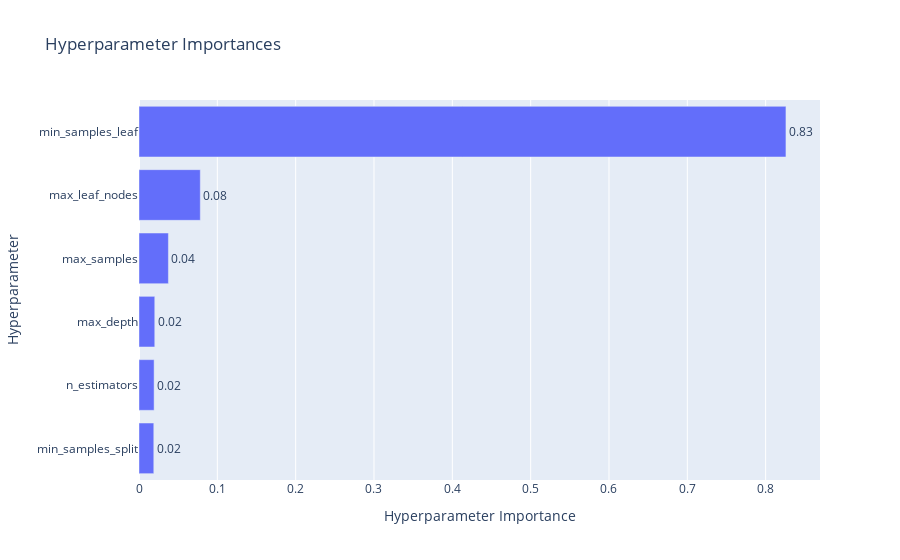

Here is the notebook cell this chart was saved with:
### Code cell
# Plot parameter importances
plot_param_importances(study)

### Figure 1 — Plotly figure (JSON) as saved in the notebook; plotly's stock layout.template omitted (floating-point values rounded to 4 significant figures)
{"data": [{"cliponaxis": false, "hovertemplate": ["min_samples_split (IntDistribution): 0.018877668460518356<extra></extra>", "n_estimators (IntDistribution): 0.019292837079430625<extra></extra>", "max_depth (IntDistribution): 0.020130381647853697<extra></extra>", "max_samples (IntDistribution): 0.03752756975668609<extra></extra>", "max_leaf_nodes (IntDistribution): 0.07826026674892494<extra></extra>", "min_samples_leaf (IntDistribution): 0.8259112763065861<extra></extra>"], "name": "Objective Value", "orientation": "h", "text": ["0.02", "0.02", "0.02", "0.04", "0.08", "0.83"], "textposition": "outside", "type": "bar", "x": [0.01888, 0.01929, 0.02013, 0.03753, 0.07826, 0.8259], "y": ["min_samples_split", "n_estimators", "max_depth", "max_samples", "max_leaf_nodes", "min_samples_leaf"]}], "layout": {"title": {"text": "Hyperparameter Importances"}, "xaxis": {"title": {"text": "Hyperparameter Importance"}}, "yaxis": {"title": {"text": "Hyperparameter"}}}}
